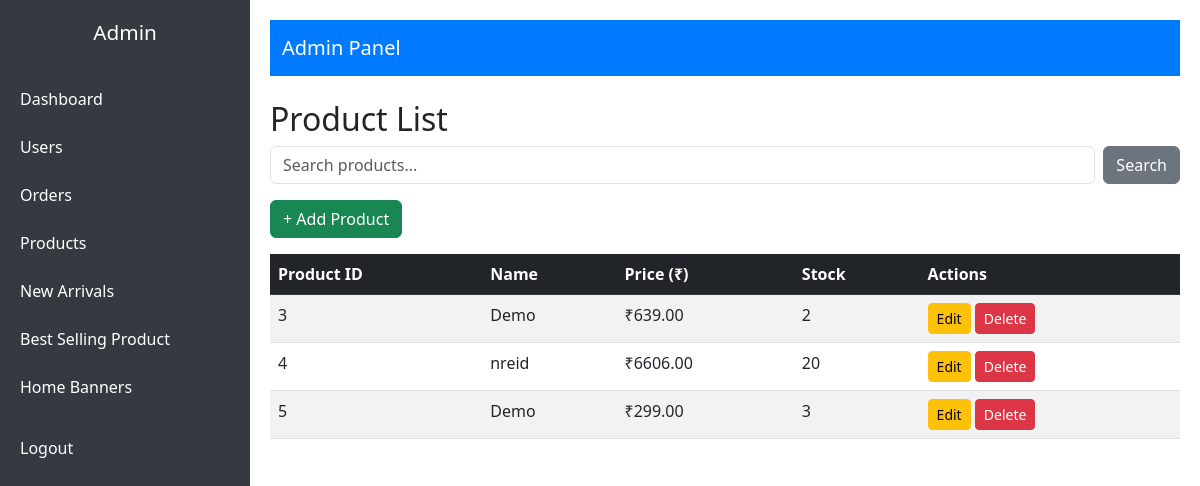
The page /new-arrivals/add/ (signed in) on the database as committed earlier.
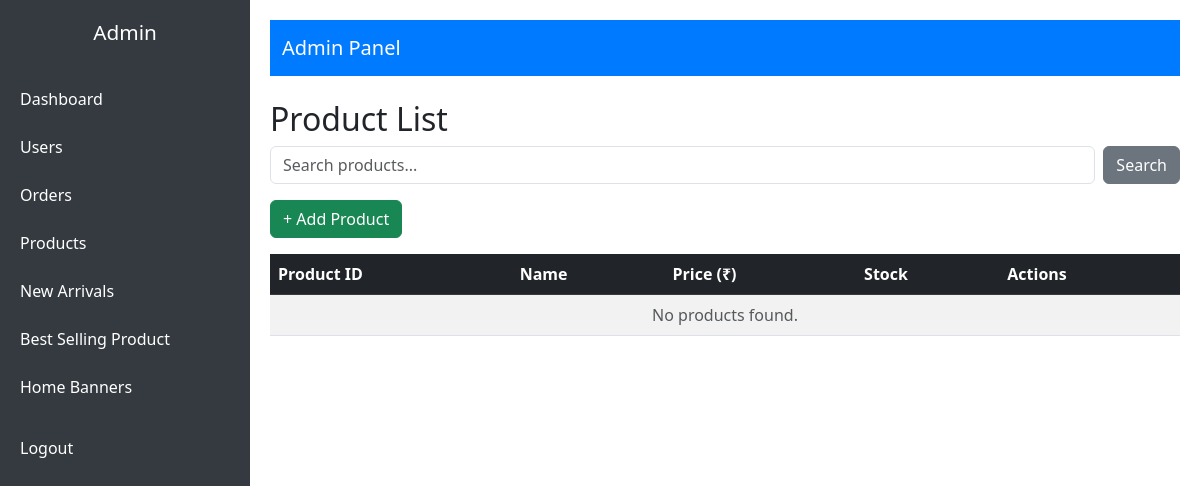
The same page on the database as committed later.
### justdil/models.py (models this page shows, shortened)
class NewProduct(models.Model):
    GENDER_CHOICES = [
        ('Men', 'Men'),
        ('Women', 'Women'),
        ('Kids', 'Kids'),
    ]
    CATEGORY_CHOICES = [
        ('Ring', 'Ring'),
        ('Necklace', 'Necklace'),
        ('Earring', 'Earring'),
        ('Bracelet', 'Bracelet'),
        ('Jewelry_Set', 'Jewelry_Set'),
        ('Jewellery', 'Jewellery'),
        ('Hair_Accessories', 'Hair_Accessories'),
        ('Toys', 'Toys'),
        ('Bags&More', 'Bags&More'),
    ]
    COLOR_CHOICES = [
        ('#FFD700', 'Gold'),
        ('#C0C0C0', 'Silver'),
        ('#B76E79', 'Rose Gold'),
        ('#D4AF37', 'Antique Gold'),
        ('#8A7967', 'Bronze'),
        ('#E5E4E2', 'Platinum'),
        ('#AA6C39', 'Copper'),
        ('#E0115F', 'Ruby Red'),
        ('#7CFC00', 'Emerald Green'),
        ('#1E90FF', 'Sapphire Blue'),
        ('#9932CC', 'Amethyst Purple'),
        ('#FF1493', 'Pink Diamond'),
        ('#FFFFFF', 'Pearl White'),
        ('#000000', 'Onyx Black'),
    ]
    name = models.CharField(max_length=255)
    gender_category = models.CharField(max_length=10, choices=GENDER_CHOICES)
    category = models.CharField(max_length=20, choices=CATEGORY_CHOICES)
    color = models.CharField(max_length=7, choices=COLOR_CHOICES,default='')
    size = models.CharField(max_length=50, blank=True, null=True,default='')  # Example: "6", "M", "18cm"
    price = models.DecimalField(max_digits=10, decimal_places=2)
    stock = models.PositiveIntegerField()
    description = models.TextField(blank=True, null=True)
    image = models.ImageField(upload_to='products_image/', blank=True, null=True)
    created_at = models.DateTimeField(auto_now_add=True)
    j_type = models.CharField(max_length=10,default='',blank=True,null=True)
    discount = models.DecimalField(max_digits=10, decimal_places=2, default=0.00)

### justdil/views.py (the view)
# urls.py: path('new-arrivals/add/', views.add_new_arrival, name='add_new_arrival'),
def add_new_arrival(request):
    if not request.user.is_staff:
        return redirect('j_d_admin')
    else:
        query = request.GET.get('q', '')  # Get the search query from the request
        if query:
            product_list = NewProduct.objects.filter(name__icontains=query)  # Filter products based on search query
        else:
            product_list = NewProduct.objects.all()  # Show all products if no query is given
        return render(request, "admin/new_arrival_form.html", {'products': product_list, 'query': query})

### templates/admin/new_arrival_form.html (shortened to what this page needs)
{% extends 'admin/admin.html' %}
{% block content %}
    <h2>Product List</h2>
    <form method="GET" class="mb-3 d-flex">
        <input type="text" name="q" class="form-control me-2" placeholder="Search products..." value="{{ request.GET.q }}">
        <button type="submit" class="btn btn-secondary">Search</button>
    </form>
    <a href="{% url 'add_new_aravie' %}" class="btn btn-success mb-3">+ Add Product</a>
    <table class="table table-striped table-hover">
        <thead class="table-dark">
            <tr>
                <th>Product ID</th>
                <th>Name</th>
                <th>Price (₹)</th>
                <th>Stock</th>
                <th>Actions</th>
            </tr>
        </thead>
        <tbody>
            {% for product in products %}
            <tr>
                <td>{{ product.id }}</td>
                <td>{{ product.name }}</td>
                <td>₹{{ product.price|floatformat:2 }}</td>
                <td>{{ product.stock }}</td>
                <td>
                    <a href="{% url 'edit_new_arrival' product.id %}" class="btn btn-warning btn-sm">Edit</a>
                    <a href="{% url 'delete_new_arrival' product.id %}" class="btn btn-danger btn-sm"
                        onclick="return confirm('Are you sure you want to delete {{ product.name }}?');">
                        Delete
                    </a>
                </td>
            </tr>
            {% empty %}
            <tr>
                <td colspan="5" class="text-center text-muted">No products found.</td>
            </tr>
            {% endfor %}
        </tbody>
    </table>
{% endblock %}

Rows that differ between the two databases and show on the page:
removed NewProduct: id "3", name "Demo", price "639.00", stock "2"
removed NewProduct: id "4", name "nreid", price "6606.00", stock "20"
removed NewProduct: id "5", name "Demo", price "299.00", stock "3"
Other text that changed with them:
text now shown: "No products found."
